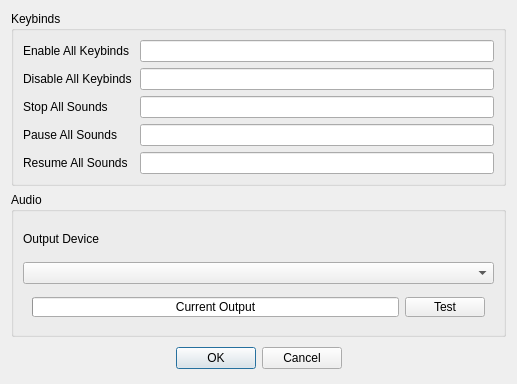
<?xml version="1.0" encoding="UTF-8"?>
<ui version="4.0">
 <class>DialogSettings</class>
 <widget class="QDialog" name="DialogSettings">
  <property name="geometry">
   <rect>
    <x>0</x>
    <y>0</y>
    <width>517</width>
    <height>384</height>
   </rect>
  </property>
  <property name="windowTitle">
   <string>Dialog</string>
  </property>
  <layout class="QVBoxLayout" name="verticalLayout">
   <item>
    <widget class="QGroupBox" name="groupBox">
     <property name="title">
      <string>Keybinds</string>
     </property>
     <layout class="QHBoxLayout" name="horizontalLayout_4">
      <item>
       <widget class="QWidget" name="widget_3" native="true">
        <layout class="QVBoxLayout" name="verticalLayout_2">
         <property name="leftMargin">
          <number>0</number>
         </property>
         <property name="topMargin">
          <number>0</number>
         </property>
         <property name="rightMargin">
          <number>0</number>
         </property>
         <property name="bottomMargin">
          <number>0</number>
         </property>
         <item>
          <widget class="QLabel" name="labelEnableKeybinds">
           <property name="text">
            <string>Enable All Keybinds</string>
           </property>
          </widget>
         </item>
         <item>
          <widget class="QLabel" name="labelDisableKeybinds">
           <property name="text">
            <string>Disable All Keybinds</string>
           </property>
          </widget>
         </item>
         <item>
          <widget class="QLabel" name="labelStop">
           <property name="text">
            <string>Stop All Sounds</string>
           </property>
          </widget>
         </item>
         <item>
          <widget class="QLabel" name="label">
           <property name="text">
            <string>Pause All Sounds</string>
           </property>
          </widget>
         </item>
         <item>
          <widget class="QLabel" name="label_2">
           <property name="text">
            <string>Resume All Sounds</string>
           </property>
          </widget>
         </item>
        </layout>
       </widget>
      </item>
      <item>
       <spacer name="horizontalSpacer_4">
        <property name="orientation">
         <enum>Qt::Horizontal</enum>
        </property>
        <property name="sizeType">
         <enum>QSizePolicy::Fixed</enum>
        </property>
        <property name="sizeHint" stdset="0">
         <size>
          <width>2</width>
          <height>20</height>
         </size>
        </property>
       </spacer>
      </item>
      <item>
       <widget class="QWidget" name="widget_2" native="true">
        <layout class="QVBoxLayout" name="verticalLayout_3">
         <property name="leftMargin">
          <number>0</number>
         </property>
         <property name="topMargin">
          <number>0</number>
         </property>
         <property name="rightMargin">
          <number>0</number>
         </property>
         <property name="bottomMargin">
          <number>0</number>
         </property>
         <item>
          <widget class="WidgetKeybind" name="lineEditEnableKeybinds">
           <property name="cursor">
            <cursorShape>ArrowCursor</cursorShape>
           </property>
           <property name="focusPolicy">
            <enum>Qt::ClickFocus</enum>
           </property>
          </widget>
         </item>
         <item>
          <widget class="WidgetKeybind" name="lineEditDisableKeybinds">
           <property name="cursor">
            <cursorShape>ArrowCursor</cursorShape>
           </property>
           <property name="focusPolicy">
            <enum>Qt::ClickFocus</enum>
           </property>
          </widget>
         </item>
         <item>
          <widget class="WidgetKeybind" name="lineEditStop">
           <property name="cursor">
            <cursorShape>ArrowCursor</cursorShape>
           </property>
           <property name="focusPolicy">
            <enum>Qt::ClickFocus</enum>
           </property>
          </widget>
         </item>
         <item>
          <widget class="WidgetKeybind" name="lineEditPause">
           <property name="cursor">
            <cursorShape>ArrowCursor</cursorShape>
           </property>
           <property name="focusPolicy">
            <enum>Qt::ClickFocus</enum>
           </property>
          </widget>
         </item>
         <item>
          <widget class="WidgetKeybind" name="lineEditResume">
           <property name="cursor">
            <cursorShape>ArrowCursor</cursorShape>
           </property>
           <property name="focusPolicy">
            <enum>Qt::ClickFocus</enum>
           </property>
          </widget>
         </item>
        </layout>
       </widget>
      </item>
     </layout>
    </widget>
   </item>
   <item>
    <widget class="QGroupBox" name="groupBox_2">
     <property name="title">
      <string>Audio</string>
     </property>
     <layout class="QVBoxLayout" name="verticalLayout_4">
      <item>
       <widget class="QLabel" name="labelOutputDevice">
        <property name="text">
         <string>Output Device</string>
        </property>
       </widget>
      </item>
      <item>
       <widget class="QComboBox" name="comboBoxOutputDevice"/>
      </item>
      <item>
       <widget class="QWidget" name="widget_4" native="true">
        <layout class="QHBoxLayout" name="horizontalLayout">
         <property name="topMargin">
          <number>0</number>
         </property>
         <property name="bottomMargin">
          <number>0</number>
         </property>
         <item>
          <widget class="QProgressBar" name="outputBar">
           <property name="maximumSize">
            <size>
             <width>16777215</width>
             <height>20</height>
            </size>
           </property>
           <property name="value">
            <number>0</number>
           </property>
           <property name="format">
            <string>Current Output</string>
           </property>
          </widget>
         </item>
         <item>
          <widget class="QPushButton" name="pushButtonOutput">
           <property name="maximumSize">
            <size>
             <width>16777215</width>
             <height>20</height>
            </size>
           </property>
           <property name="text">
            <string>Test</string>
           </property>
          </widget>
         </item>
        </layout>
       </widget>
      </item>
     </layout>
    </widget>
   </item>
   <item>
    <widget class="QWidget" name="widget" native="true">
     <property name="maximumSize">
      <size>
       <width>16777215</width>
       <height>30</height>
      </size>
     </property>
     <layout class="QHBoxLayout" name="horizontalLayout_2">
      <property name="leftMargin">
       <number>0</number>
      </property>
      <property name="topMargin">
       <number>0</number>
      </property>
      <property name="rightMargin">
       <number>0</number>
      </property>
      <property name="bottomMargin">
       <number>0</number>
      </property>
      <item>
       <spacer name="horizontalSpacer_2">
        <property name="orientation">
         <enum>Qt::Horizontal</enum>
        </property>
        <property name="sizeHint" stdset="0">
         <size>
          <width>40</width>
          <height>20</height>
         </size>
        </property>
       </spacer>
      </item>
      <item>
       <widget class="QDialogButtonBox" name="buttonBox">
        <property name="standardButtons">
         <set>QDialogButtonBox::Cancel|QDialogButtonBox::Ok</set>
        </property>
       </widget>
      </item>
      <item>
       <spacer name="horizontalSpacer_3">
        <property name="orientation">
         <enum>Qt::Horizontal</enum>
        </property>
        <property name="sizeHint" stdset="0">
         <size>
          <width>40</width>
          <height>20</height>
         </size>
        </property>
       </spacer>
      </item>
     </layout>
    </widget>
   </item>
  </layout>
 </widget>
 <customwidgets>
  <customwidget>
   <class>WidgetKeybind</class>
   <extends>QLineEdit</extends>
   <header>widgetkeybind.h</header>
  </customwidget>
 </customwidgets>
 <resources/>
 <connections/>
</ui>
